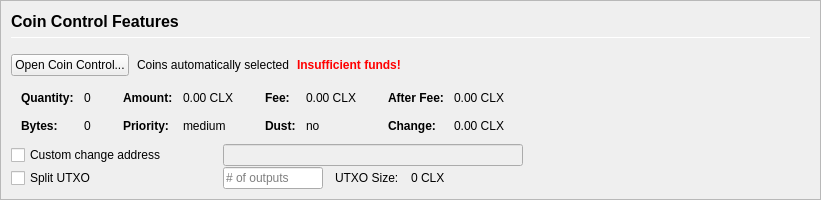
         <widget class="QFrame" name="frameCoinControl">
          <property name="sizePolicy">
           <sizepolicy hsizetype="Expanding" vsizetype="Expanding">
            <horstretch>0</horstretch>
            <verstretch>0</verstretch>
           </sizepolicy>
          </property>
          <property name="maximumSize">
           <size>
            <width>16777215</width>
            <height>16777215</height>
           </size>
          </property>
          <property name="frameShape">
           <enum>QFrame::StyledPanel</enum>
          </property>
          <property name="frameShadow">
           <enum>QFrame::Sunken</enum>
          </property>
          <layout class="QVBoxLayout" name="verticalLayoutCoinControl2">
           <property name="spacing">
            <number>0</number>
           </property>
           <property name="leftMargin">
            <number>0</number>
           </property>
           <property name="topMargin">
            <number>0</number>
           </property>
           <property name="rightMargin">
            <number>0</number>
           </property>
           <property name="bottomMargin">
            <number>0</number>
           </property>
           <item>
            <widget class="QFrame" name="frameCoinControl_BG">
             <layout class="QVBoxLayout" name="verticalLayoutCoinControl" stretch="0,0,0,0,0,0">
              <property name="spacing">
               <number>1</number>
              </property>
              <property name="leftMargin">
               <number>10</number>
              </property>
              <property name="topMargin">
               <number>10</number>
              </property>
              <item>
               <layout class="QHBoxLayout" name="horizontalLayoutCoinControl1">
                <property name="bottomMargin">
                 <number>15</number>
                </property>
                <item>
                 <layout class="QVBoxLayout" name="verticalLayout_3">
                  <property name="spacing">
                   <number>6</number>
                  </property>
                  <item>
                   <widget class="QLabel" name="labelCoinControlFeatures">
                    <property name="sizePolicy">
                     <sizepolicy hsizetype="Preferred" vsizetype="Maximum">
                      <horstretch>0</horstretch>
                      <verstretch>0</verstretch>
                     </sizepolicy>
                    </property>
                    <property name="minimumSize">
                     <size>
                      <width>0</width>
                      <height>20</height>
                     </size>
                    </property>
                    <property name="font">
                     <font>
                      <pointsize>12</pointsize>
                      <weight>75</weight>
                      <bold>true</bold>
                     </font>
                    </property>
                    <property name="styleSheet">
                     <string notr="true">font-weight:bold;</string>
                    </property>
                    <property name="text">
                     <string>Coin Control Features</string>
                    </property>
                   </widget>
                  </item>
                  <item>
                   <widget class="Line" name="line">
                    <property name="minimumSize">
                     <size>
                      <width>0</width>
                      <height>1</height>
                     </size>
                    </property>
                    <property name="maximumSize">
                     <size>
                      <width>16777215</width>
                      <height>1</height>
                     </size>
                    </property>
                    <property name="orientation">
                     <enum>Qt::Horizontal</enum>
                    </property>
                   </widget>
                  </item>
                 </layout>
                </item>
               </layout>
              </item>
              <item>
               <layout class="QHBoxLayout" name="horizontalLayoutCoinControl2" stretch="0,0,0,0">
                <property name="spacing">
                 <number>8</number>
                </property>
                <property name="bottomMargin">
                 <number>10</number>
                </property>
                <item>
                 <widget class="QPushButton" name="pushButtonCoinControl">
                  <property name="styleSheet">
                   <string notr="true"/>
                  </property>
                  <property name="text">
                   <string>Open Coin Control...</string>
                  </property>
                  <property name="autoDefault">
                   <bool>false</bool>
                  </property>
                 </widget>
                </item>
                <item>
                 <widget class="QLabel" name="labelCoinControlAutomaticallySelected">
                  <property name="text">
                   <string>Coins automatically selected</string>
                  </property>
                  <property name="margin">
                   <number>5</number>
                  </property>
                 </widget>
                </item>
                <item>
                 <widget class="QLabel" name="labelCoinControlInsuffFunds">
                  <property name="font">
                   <font>
                    <weight>75</weight>
                    <bold>true</bold>
                   </font>
                  </property>
                  <property name="styleSheet">
                   <string notr="true">color:red;font-weight:bold;</string>
                  </property>
                  <property name="text">
                   <string>Insufficient funds!</string>
                  </property>
                  <property name="margin">
                   <number>5</number>
                  </property>
                 </widget>
                </item>
                <item>
                 <spacer name="horizontalSpacerCoinControl">
                  <property name="orientation">
                   <enum>Qt::Horizontal</enum>
                  </property>
                  <property name="sizeHint" stdset="0">
                   <size>
                    <width>40</width>
                    <height>1</height>
                   </size>
                  </property>
                 </spacer>
                </item>
               </layout>
              </item>
              <item>
               <widget class="QWidget" name="widgetCoinControl" native="true">
                <property name="sizePolicy">
                 <sizepolicy hsizetype="Preferred" vsizetype="Preferred">
                  <horstretch>0</horstretch>
                  <verstretch>0</verstretch>
                 </sizepolicy>
                </property>
                <property name="minimumSize">
                 <size>
                  <width>0</width>
                  <height>0</height>
                 </size>
                </property>
                <property name="styleSheet">
                 <string notr="true"/>
                </property>
                <layout class="QHBoxLayout" name="horizontalLayoutCoinControl5">
                 <property name="leftMargin">
                  <number>0</number>
                 </property>
                 <property name="topMargin">
                  <number>0</number>
                 </property>
                 <property name="rightMargin">
                  <number>0</number>
                 </property>
                 <property name="bottomMargin">
                  <number>0</number>
                 </property>
                 <item>
                  <layout class="QHBoxLayout" name="horizontalLayoutCoinControl3" stretch="0,0,0,1">
                   <property name="spacing">
                    <number>20</number>
                   </property>
                   <property name="topMargin">
                    <number>0</number>
                   </property>
                   <property name="bottomMargin">
                    <number>10</number>
                   </property>
                   <item>
                    <layout class="QFormLayout" name="formLayoutCoinControl1">
                     <property name="horizontalSpacing">
                      <number>10</number>
                     </property>
                     <property name="verticalSpacing">
                      <number>14</number>
                     </property>
                     <property name="leftMargin">
                      <number>10</number>
                     </property>
                     <property name="topMargin">
                      <number>4</number>
                     </property>
                     <property name="rightMargin">
                      <number>6</number>
                     </property>
                     <item row="0" column="0">
                      <widget class="QLabel" name="labelCoinControlQuantityText">
                       <property name="font">
                        <font>
                         <weight>75</weight>
                         <bold>true</bold>
                        </font>
                       </property>
                       <property name="text">
                        <string>Quantity:</string>
                       </property>
                       <property name="margin">
                        <number>0</number>
                       </property>
                      </widget>
                     </item>
                     <item row="0" column="1">
                      <widget class="QLabel" name="labelCoinControlQuantity">
                       <property name="cursor">
                        <cursorShape>IBeamCursor</cursorShape>
                       </property>
                       <property name="contextMenuPolicy">
                        <enum>Qt::ActionsContextMenu</enum>
                       </property>
                       <property name="text">
                        <string notr="true">0</string>
                       </property>
                       <property name="margin">
                        <number>0</number>
                       </property>
                       <property name="textInteractionFlags">
                        <set>Qt::LinksAccessibleByMouse|Qt::TextSelectableByKeyboard|Qt::TextSelectableByMouse</set>
                       </property>
                      </widget>
                     </item>
                     <item row="1" column="0">
                      <widget class="QLabel" name="labelCoinControlBytesText">
                       <property name="font">
                        <font>
                         <weight>75</weight>
                         <bold>true</bold>
                        </font>
                       </property>
                       <property name="text">
                        <string>Bytes:</string>
                       </property>
                      </widget>
                     </item>
                     <item row="1" column="1">
                      <widget class="QLabel" name="labelCoinControlBytes">
                       <property name="cursor">
                        <cursorShape>IBeamCursor</cursorShape>
                       </property>
                       <property name="contextMenuPolicy">
                        <enum>Qt::ActionsContextMenu</enum>
                       </property>
                       <property name="text">
                        <string notr="true">0</string>
                       </property>
                       <property name="textInteractionFlags">
                        <set>Qt::LinksAccessibleByMouse|Qt::TextSelectableByKeyboard|Qt::TextSelectableByMouse</set>
                       </property>
                      </widget>
                     </item>
                    </layout>
                   </item>
                   <item>
                    <layout class="QFormLayout" name="formLayoutCoinControl2">
                     <property name="horizontalSpacing">
                      <number>10</number>
                     </property>
                     <property name="verticalSpacing">
                      <number>14</number>
                     </property>
                     <property name="leftMargin">
                      <number>6</number>
                     </property>
                     <property name="topMargin">
                      <number>4</number>
                     </property>
                     <property name="rightMargin">
                      <number>6</number>
                     </property>
                     <item row="0" column="0">
                      <widget class="QLabel" name="labelCoinControlAmountText">
                       <property name="font">
                        <font>
                         <weight>75</weight>
                         <bold>true</bold>
                        </font>
                       </property>
                       <property name="text">
                        <string>Amount:</string>
                       </property>
                       <property name="margin">
                        <number>0</number>
                       </property>
                      </widget>
                     </item>
                     <item row="0" column="1">
                      <widget class="QLabel" name="labelCoinControlAmount">
                       <property name="cursor">
                        <cursorShape>IBeamCursor</cursorShape>
                       </property>
                       <property name="contextMenuPolicy">
                        <enum>Qt::ActionsContextMenu</enum>
                       </property>
                       <property name="text">
                        <string notr="true">0.00 CLX</string>
                       </property>
                       <property name="textInteractionFlags">
                        <set>Qt::LinksAccessibleByMouse|Qt::TextSelectableByKeyboard|Qt::TextSelectableByMouse</set>
                       </property>
                      </widget>
                     </item>
                     <item row="1" column="0">
                      <widget class="QLabel" name="labelCoinControlPriorityText">
                       <property name="font">
                        <font>
                         <weight>75</weight>
                         <bold>true</bold>
                        </font>
                       </property>
                       <property name="text">
                        <string>Priority:</string>
                       </property>
                      </widget>
                     </item>
                     <item row="1" column="1">
                      <widget class="QLabel" name="labelCoinControlPriority">
                       <property name="cursor">
                        <cursorShape>IBeamCursor</cursorShape>
                       </property>
                       <property name="contextMenuPolicy">
                        <enum>Qt::ActionsContextMenu</enum>
                       </property>
                       <property name="text">
                        <string>medium</string>
                       </property>
                       <property name="textInteractionFlags">
                        <set>Qt::LinksAccessibleByMouse|Qt::TextSelectableByKeyboard|Qt::TextSelectableByMouse</set>
                       </property>
                      </widget>
                     </item>
                    </layout>
                   </item>
                   <item>
                    <layout class="QFormLayout" name="formLayoutCoinControl3">
                     <property name="horizontalSpacing">
                      <number>10</number>
                     </property>
                     <property name="verticalSpacing">
                      <number>14</number>
                     </property>
                     <property name="leftMargin">
                      <number>6</number>
                     </property>
                     <property name="topMargin">
                      <number>4</number>
                     </property>
                     <property name="rightMargin">
                      <number>6</number>
                     </property>
                     <item row="0" column="0">
                      <widget class="QLabel" name="labelCoinControlFeeText">
                       <property name="font">
                        <font>
                         <weight>75</weight>
                         <bold>true</bold>
                        </font>
                       </property>
                       <property name="text">
                        <string>Fee:</string>
                       </property>
                       <property name="margin">
                        <number>0</number>
                       </property>
                      </widget>
                     </item>
                     <item row="0" column="1">
                      <widget class="QLabel" name="labelCoinControlFee">
                       <property name="cursor">
                        <cursorShape>IBeamCursor</cursorShape>
                       </property>
                       <property name="contextMenuPolicy">
                        <enum>Qt::ActionsContextMenu</enum>
                       </property>
                       <property name="text">
                        <string notr="true">0.00 CLX</string>
                       </property>
                       <property name="textInteractionFlags">
                        <set>Qt::LinksAccessibleByMouse|Qt::TextSelectableByKeyboard|Qt::TextSelectableByMouse</set>
                       </property>
                      </widget>
                     </item>
                     <item row="1" column="0">
                      <widget class="QLabel" name="labelCoinControlLowOutputText">
                       <property name="font">
                        <font>
                         <weight>75</weight>
                         <bold>true</bold>
                        </font>
                       </property>
                       <property name="text">
                        <string>Dust:</string>
                       </property>
                      </widget>
                     </item>
                     <item row="1" column="1">
                      <widget class="QLabel" name="labelCoinControlLowOutput">
                       <property name="cursor">
                        <cursorShape>IBeamCursor</cursorShape>
                       </property>
                       <property name="contextMenuPolicy">
                        <enum>Qt::ActionsContextMenu</enum>
                       </property>
                       <property name="text">
                        <string>no</string>
                       </property>
                       <property name="textInteractionFlags">
                        <set>Qt::LinksAccessibleByMouse|Qt::TextSelectableByKeyboard|Qt::TextSelectableByMouse</set>
                       </property>
                      </widget>
                     </item>
                    </layout>
                   </item>
                   <item>
                    <layout class="QFormLayout" name="formLayoutCoinControl4">
                     <property name="horizontalSpacing">
                      <number>10</number>
                     </property>
                     <property name="verticalSpacing">
                      <number>14</number>
                     </property>
                     <property name="leftMargin">
                      <number>6</number>
                     </property>
                     <property name="topMargin">
                      <number>4</number>
                     </property>
                     <property name="rightMargin">
                      <number>6</number>
                     </property>
                     <item row="0" column="0">
                      <widget class="QLabel" name="labelCoinControlAfterFeeText">
                       <property name="font">
                        <font>
                         <weight>75</weight>
                         <bold>true</bold>
                        </font>
                       </property>
                       <property name="text">
                        <string>After Fee:</string>
                       </property>
                       <property name="margin">
                        <number>0</number>
                       </property>
                      </widget>
                     </item>
                     <item row="0" column="1">
                      <widget class="QLabel" name="labelCoinControlAfterFee">
                       <property name="cursor">
                        <cursorShape>IBeamCursor</cursorShape>
                       </property>
                       <property name="contextMenuPolicy">
                        <enum>Qt::ActionsContextMenu</enum>
                       </property>
                       <property name="text">
                        <string notr="true">0.00 CLX</string>
                       </property>
                       <property name="textInteractionFlags">
                        <set>Qt::LinksAccessibleByMouse|Qt::TextSelectableByKeyboard|Qt::TextSelectableByMouse</set>
                       </property>
                      </widget>
                     </item>
                     <item row="1" column="0">
                      <widget class="QLabel" name="labelCoinControlChangeText">
                       <property name="font">
                        <font>
                         <weight>75</weight>
                         <bold>true</bold>
                        </font>
                       </property>
                       <property name="text">
                        <string>Change:</string>
                       </property>
                      </widget>
                     </item>
                     <item row="1" column="1">
                      <widget class="QLabel" name="labelCoinControlChange">
                       <property name="cursor">
                        <cursorShape>IBeamCursor</cursorShape>
                       </property>
                       <property name="contextMenuPolicy">
                        <enum>Qt::ActionsContextMenu</enum>
                       </property>
                       <property name="text">
                        <string notr="true">0.00 CLX</string>
                       </property>
                       <property name="textInteractionFlags">
                        <set>Qt::LinksAccessibleByMouse|Qt::TextSelectableByKeyboard|Qt::TextSelectableByMouse</set>
                       </property>
                      </widget>
                     </item>
                    </layout>
                   </item>
                  </layout>
                 </item>
                </layout>
               </widget>
              </item>
              <item>
               <layout class="QHBoxLayout" name="horizontalLayoutCoinControl4">
                <property name="spacing">
                 <number>12</number>
                </property>
                <property name="sizeConstraint">
                 <enum>QLayout::SetDefaultConstraint</enum>
                </property>
                <property name="topMargin">
                 <number>0</number>
                </property>
                <property name="rightMargin">
                 <number>0</number>
                </property>
                <item>
                 <widget class="QCheckBox" name="checkBoxCoinControlChange">
                  <property name="sizePolicy">
                   <sizepolicy hsizetype="Preferred" vsizetype="Preferred">
                    <horstretch>0</horstretch>
                    <verstretch>0</verstretch>
                   </sizepolicy>
                  </property>
                  <property name="minimumSize">
                   <size>
                    <width>200</width>
                    <height>0</height>
                   </size>
                  </property>
                  <property name="maximumSize">
                   <size>
                    <width>200</width>
                    <height>16777215</height>
                   </size>
                  </property>
                  <property name="toolTip">
                   <string>If this is activated, but the change address is empty or invalid, change will be sent to a newly generated address.</string>
                  </property>
                  <property name="text">
                   <string>Custom change address</string>
                  </property>
                 </widget>
                </item>
                <item>
                 <widget class="QValidatedLineEdit" name="lineEditCoinControlChange">
                  <property name="enabled">
                   <bool>false</bool>
                  </property>
                  <property name="sizePolicy">
                   <sizepolicy hsizetype="Preferred" vsizetype="Preferred">
                    <horstretch>0</horstretch>
                    <verstretch>0</verstretch>
                   </sizepolicy>
                  </property>
                  <property name="minimumSize">
                   <size>
                    <width>300</width>
                    <height>0</height>
                   </size>
                  </property>
                 </widget>
                </item>
                <item>
                 <widget class="QLabel" name="labelCoinControlChangeLabel">
                  <property name="sizePolicy">
                   <sizepolicy hsizetype="Preferred" vsizetype="Preferred">
                    <horstretch>0</horstretch>
                    <verstretch>0</verstretch>
                   </sizepolicy>
                  </property>
                  <property name="minimumSize">
                   <size>
                    <width>100</width>
                    <height>0</height>
                   </size>
                  </property>
                  <property name="text">
                   <string/>
                  </property>
                  <property name="margin">
                   <number>3</number>
                  </property>
                 </widget>
                </item>
               </layout>
              </item>
              <item>
               <layout class="QHBoxLayout" name="horizontalLayoutCoinControl6">
                <property name="spacing">
                 <number>12</number>
                </property>
                <property name="rightMargin">
                 <number>0</number>
                </property>
                <item>
                 <widget class="QCheckBox" name="splitBlockCheckBox">
                  <property name="sizePolicy">
                   <sizepolicy hsizetype="Preferred" vsizetype="Preferred">
                    <horstretch>0</horstretch>
                    <verstretch>0</verstretch>
                   </sizepolicy>
                  </property>
                  <property name="minimumSize">
                   <size>
                    <width>200</width>
                    <height>0</height>
                   </size>
                  </property>
                  <property name="maximumSize">
                   <size>
                    <width>200</width>
                    <height>16777215</height>
                   </size>
                  </property>
                  <property name="text">
                   <string>Split UTXO</string>
                  </property>
                 </widget>
                </item>
                <item>
                 <widget class="QLineEdit" name="splitBlockLineEdit">
                  <property name="sizePolicy">
                   <sizepolicy hsizetype="Preferred" vsizetype="Preferred">
                    <horstretch>50</horstretch>
                    <verstretch>0</verstretch>
                   </sizepolicy>
                  </property>
                  <property name="minimumSize">
                   <size>
                    <width>100</width>
                    <height>0</height>
                   </size>
                  </property>
                  <property name="maximumSize">
                   <size>
                    <width>100</width>
                    <height>16777215</height>
                   </size>
                  </property>
                  <property name="placeholderText">
                   <string># of outputs</string>
                  </property>
                 </widget>
                </item>
                <item>
                 <widget class="QLabel" name="labelBlockSizeText">
                  <property name="text">
                   <string>UTXO Size:</string>
                  </property>
                 </widget>
                </item>
                <item>
                 <widget class="QLabel" name="labelBlockSize">
                  <property name="text">
                   <string>0 CLX</string>
                  </property>
                 </widget>
                </item>
                <item>
                 <spacer name="horizontalSpacer_7">
                  <property name="orientation">
                   <enum>Qt::Horizontal</enum>
                  </property>
                  <property name="sizeHint" stdset="0">
                   <size>
                    <width>40</width>
                    <height>20</height>
                   </size>
                  </property>
                 </spacer>
                </item>
               </layout>
              </item>
              <item>
               <spacer name="verticalSpacerCoinControl">
                <property name="orientation">
                 <enum>Qt::Vertical</enum>
                </property>
                <property name="sizeHint" stdset="0">
                 <size>
                  <width>800</width>
                  <height>1</height>
                 </size>
                </property>
               </spacer>
              </item>
             </layout>
            </widget>
           </item>
          </layout>
         </widget>
